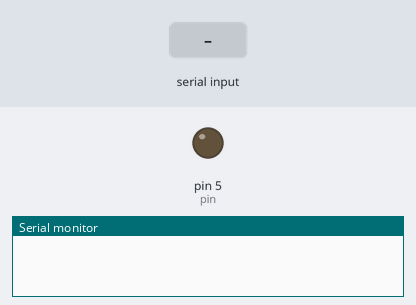
A sketch run on a simulated Arduino Uno, built with avr-gcc and run on an emulated ATmega328P. Shown: output pins drawn as LEDs (lit = HIGH), the last lines printed to the serial monitor. The inputs (shaded band) are chosen by the test bench.

Above: at 1.2 s.
1.3 s: "a" received over the second serial link
At 1.6 s:
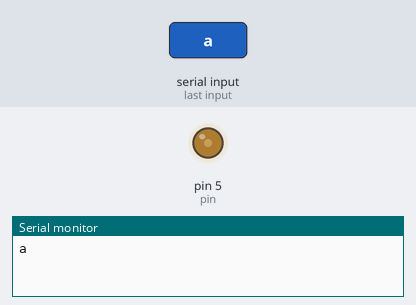
2.8 s: "b" received over the second serial link
At 4.0 s:
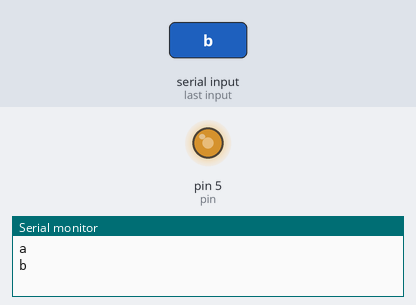
4.3 s: "c" received over the second serial link
At 5.1 s:
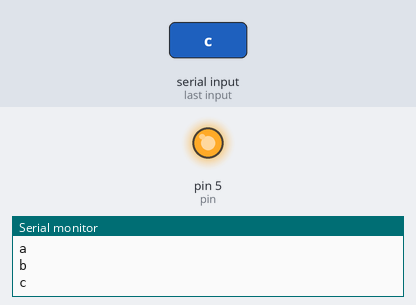
5.8 s: "s" received over the second serial link
At 6.3 s:
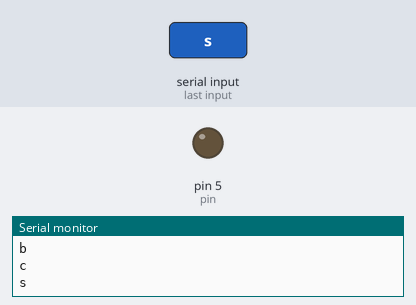
Timing chart, 0 to 8.8 s (numbered marks = the images above; inputs shaded):
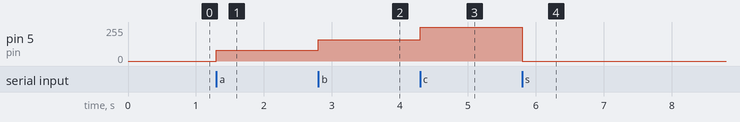

The sketch:

Bluetooth_TR_Fan.ino
```cpp
#include <SoftwareSerial.h>

SoftwareSerial bluetooth(2,3);
char data;
int pin = 5;

void setup() {
  bluetooth.begin(9600);
  Serial.begin(9600);
}

void loop() {
   if(bluetooth.available()){
      data = bluetooth.read();
      Serial.println(data);
      if(data=='a'){
        analogWrite(pin, 80);
      }else if(data=='b'){
        analogWrite(pin, 160);
      } else if(data=='c'){
        analogWrite(pin, 255);
      } else if(data=='s'){
        analogWrite(pin, 0);
      }
   }
}
```

Measured:
- after the input at 1.3 s, pin 5 (pin): 0/255 → 80/255 at once
- after the input at 2.8 s, pin 5 (pin): 80/255 → 160/255 at once
- after the input at 4.3 s, pin 5 (pin): 160/255 → 255/255 at once
- after the input at 5.8 s, pin 5 (pin): 255/255 → 0/255 at once
